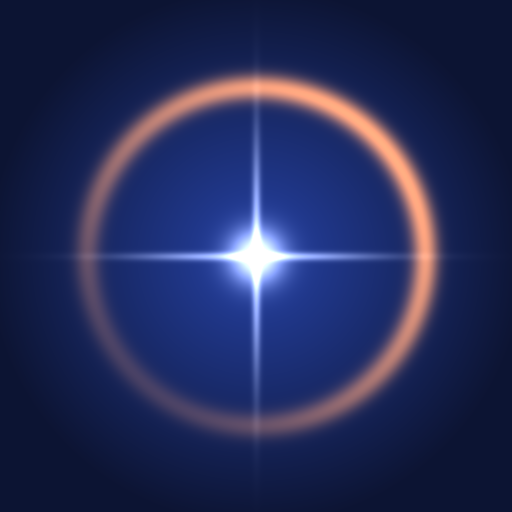
#> input picture AstroForge/Sources/packaging/astroforge.png, 512 x 512 px
$ python -i effects.py   (imports and definitions only)
#> lines starting #> are read from the running program, lines starting #| are printed output that depends on the picture
### AstroForge/Sources/astroforge/core/display.py
# -*- coding: utf-8 -*-
"""Réglages d'affichage : historique d'étirement (autostretch), histogramme."""
from __future__ import annotations
import numpy as np


def mtf(m: float, x):
    """Fonction de transfert des tons moyens (Midtones Transfer Function) :
    MTF(m, 0) = 0, MTF(m, m) = 0,5, MTF(m, 1) = 1."""
    x = np.asarray(x, np.float32)
    m = float(np.clip(m, 1e-6, 1 - 1e-6))
    return ((m - 1.0) * x) / ((2.0 * m - 1.0) * x - m)


def stf_params(img: np.ndarray, shadows_clip: float = -2.8,
               target_bg: float = 0.25) -> tuple[float, float]:
    """Paramètres d'un étirement automatique type STF : point noir =
    médiane + shadows_clip·σ (σ = 1,4826·MAD), tons moyens m choisis pour que
    la médiane du fond arrive à `target_bg`. Retourne (noir, m)."""
    a = np.asarray(img, np.float32)
    lum = a if a.ndim == 2 else a[..., :3].mean(axis=2)
    sample = lum[::max(1, lum.shape[0] // 512), ::max(1, lum.shape[1] // 512)]
    med = float(np.median(sample))
    sig = 1.4826 * float(np.median(np.abs(sample - med)))
    black = float(np.clip(med + shadows_clip * sig, 0.0, max(med - 1e-6, 0.0)))
    x0 = (med - black) / max(1.0 - black, 1e-6)
    t = float(np.clip(target_bg, 0.01, 0.99))
    if x0 <= 1e-7:
        return black, 0.5
    m = x0 * (1.0 - t) / (x0 - 2.0 * t * x0 + t)
    return black, float(np.clip(m, 1e-6, 1 - 1e-6))


def autostretch(img: np.ndarray, sigma: float = 3.0, shadows_clip: float = -2.8,
                target_bg: float = 0.25) -> np.ndarray:
    """Étirement automatique NON LINÉAIRE (esprit STF de PixInsight / Siril) :
    point noir sous le fond puis fonction de transfert des tons moyens. Le fond
    est amené à ~25 % sans écrêter les hautes lumières (cœurs de galaxies,
    étoiles). `sigma` est conservé pour compatibilité (non utilisé)."""
    a = np.asarray(img, np.float32)
    black, m = stf_params(a, shadows_clip, target_bg)
    x = np.clip((a - black) / max(1.0 - black, 1e-6), 0, 1)
    return np.clip(mtf(m, x), 0, 1).astype(np.float32)


# [6 lines left out: function histogram, not called in this run]

### AstroForge/Sources/astroforge/core/image_io.py
# -*- coding: utf-8 -*-
"""
E/S images : FITS, TIFF, PNG, JPEG, RAW (APN), vidéo SER.
Toutes les images sont converties en float32 [0..1] (mono HxW ou couleur HxWx3 RGB).
"""
from __future__ import annotations
import os
import struct
from collections.abc import Sequence

import numpy as np

BAYER_PATTERNS = ["RGGB", "BGGR", "GRBG", "GBRG"]

try:
    from astropy.io import fits as _pfits
except Exception:
    _pfits = None

try:
    import rawpy  # optionnel :lecture des RAW d'appareils photo
except Exception:
    rawpy = None

IMG_EXTENSIONS = {".fits", ".fit", ".fts", ".fz", ".tif", ".tiff", ".png", ".jpg", ".jpeg", ".bmp", ".xisf"}
RAW_EXTENSIONS = {".cr2", ".cr3", ".nef", ".arw", ".dng", ".raf", ".orf", ".rw2", ".pef", ".srw"}


# ---------------------------------------------------------------- conversions
# [37 lines left out: functions _normalize_float, _normalize_int, to_float, not called in this run]


def to_uint16(img: np.ndarray) -> np.ndarray:
    return np.clip(np.asarray(img, np.float64), 0, 1).__mul__(65535.0).astype(np.uint16)


def to_uint8(img: np.ndarray) -> np.ndarray:
    return np.clip(np.asarray(img, np.float64), 0, 1).__mul__(255.0).astype(np.uint8)


def is_color(img: np.ndarray) -> bool:
    return img.ndim == 3 and img.shape[2] >= 3


# ---------------------------------------------------------------- chargement
# [65 lines left out: functions load_image, _fits_image_hdu, read_fits, not called in this run]


def load_fits(path: str) -> np.ndarray:
    return read_fits(path)[0]


# [59 lines left out: functions fits_bayer_pattern, _read_raw, load_raw, load_cfa, _rawpattern_to_str, not called in this run]


def _cv2():
    import cv2
    return cv2


# ---------------------------------------------------------------- débayerisation
# [110 lines left out: functions debayer, _imwrite, save_image, _ser_read_strings, _ser_dtype, not called in this run]


# ColorID de la spécification SER v3 (G. Hahn) : 0 mono, 8-11 Bayer
# (RGGB, GRBG, GBRG, BGGR), 16-19 CYYM…, 100 RGB, 101 BGR.
SER_BAYER = {8: "RGGB", 9: "GRBG", 10: "GBRG", 11: "BGGR"}


# [78 lines left out: functions _ser_variants, _ser_candidate, not called in this run]


class SerFrames(Sequence):
    """Vidéo SER projetée en mémoire (np.memmap) : les frames restent sur le
    disque et sont converties en float32 [0..1] (BGR→RGB, dématriçage) à la
    demande. Une vidéo de 5 000 frames n'occupe ainsi presque pas de RAM."""

    # [14 lines left out: functions __init__, _convert, not called in this run]

    def __len__(self):
        return int(self._raw.shape[0])

    # [12 lines left out: functions __getitem__, frame_shape, not called in this run]

    @property
    def shape(self):
        return (len(self),) + self.frame_shape

    @property
    def ndim(self):
        return len(self.shape)

    @property
    def size(self):
        return int(np.prod(self.shape))

    dtype = np.dtype(np.float32)

    # [152 lines left out: functions __array__, ser_ticks_to_iso, _ser_check, load_ser, iso_to_ser_ticks, write_ser and 1 more, not called in this run]

### AstroForge/Sources/astroforge/core/effects.py
# -*- coding: utf-8 -*-
"""
Effets spéciaux : suppression de traces de satellites, fusion HDR (Mertens),
fausses couleurs (solaires).
"""
from __future__ import annotations
import numpy as np


# ------------------------------------------------------ traces de satellites
def detect_trail_mask(img: np.ndarray, min_len_frac: float = 0.25,
                      threshold: float = 8.0, width: int = 5) -> np.ndarray:
    """Détecte les lignes brillantes fines (satellites/avions) -> masque booléen.
    La détection se fait sur une copie ÉTIRÉE (données linéaires faibles
    invisibles en 8 bits brut) ; l'image elle-même n'est pas modifiée."""
    cv2 = __import__("cv2")
    from .display import autostretch
    from .image_io import to_uint8
    mono = img if img.ndim == 2 else img[..., :3].mean(axis=2)
    u8 = to_uint8(autostretch(np.asarray(mono, np.float32)))
    high = cv2.subtract(u8, cv2.medianBlur(u8, 21))
    _, th = cv2.threshold(high, 0, 255, cv2.THRESH_BINARY + cv2.THRESH_OTSU)
    lines = cv2.HoughLinesP(th, 1, np.pi / 180, threshold=int(threshold),
                            minLineLength=int(min_len_frac * min(u8.shape)),
                            maxLineGap=6)
    mask = np.zeros(u8.shape, np.uint8)
    if lines is not None:
        for x1, y1, x2, y2 in np.asarray(lines).reshape(-1, 4):
            cv2.line(mask, (int(x1), int(y1)), (int(x2), int(y2)), 255, int(width))
    return mask > 0


def remove_satellite_trails(img: np.ndarray, mask: np.ndarray | None = None,
                            **kw) -> np.ndarray:
    """Supprime les traces détectées (ou fournies par `mask`) par inpainting
    TELEA en flottant 32 bits, canal par canal. Seuls les pixels du masque
    sont remplacés : le reste de l'image est strictement inchangé."""
    cv2 = __import__("cv2")
    a = np.asarray(img, np.float32)
    m = detect_trail_mask(a, **kw) if mask is None else np.asarray(mask, bool)
    if m.shape != a.shape[:2]:
        raise ValueError(f"Masque {m.shape} ≠ image {a.shape[:2]}")
    if not m.any():
        return a.copy()
    m8 = m.astype(np.uint8) * 255
    out = a.copy()
    planes = [a] if a.ndim == 2 else [a[..., c] for c in range(a.shape[2])]
    for c, plane in enumerate(planes):
        fixed = cv2.inpaint(np.ascontiguousarray(plane), m8, 7, cv2.INPAINT_TELEA)
        if a.ndim == 2:
            out[m] = fixed[m]
        else:
            out[..., c][m] = fixed[m]
    return out


# [29 lines left out: functions remove_trails_by_median, merge_hdr, not called in this run]


# ------------------------------------------------------------- fausses couleurs
_SOLAR_RAMP = np.array([
    [0, 0, 0], [60, 20, 0], [140, 60, 0], [210, 120, 0],
    [255, 180, 20], [255, 230, 120], [255, 255, 230], [255, 255, 255]
], np.float32) / 255.0


# [11 lines left out: function _lut_from_mpl, not called in this run]


PALETTES = ["Solaire (orange)", "Inferno", "Magma", "Plasma", "Viridis", "Turbo", "Jet"]


# [20 lines left out: function apply_palette, not called in this run]

>>> import cv2
>>> picture = cv2.imread('../../packaging/astroforge.png')
#> picture is the input picture: shape (512, 512, 3); mean B, G, R 88.6, 44.2, 37
>>> result = remove_satellite_trails(picture)
#> in detect_trail_mask, `mono = img if img.ndim == 2 else img[..., :3].mean(axis=2)`:
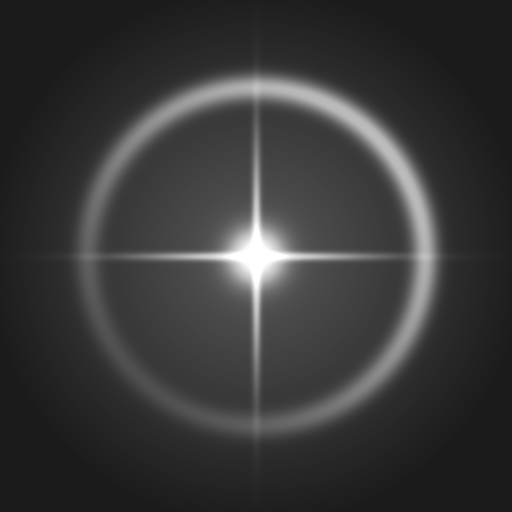
#> mono: shape (512, 512) float32; min 27.67, max 255, mean 56.6
#> in stf_params, `med = float(np.median(sample))`: med = 42.67
#> in stf_params, `sig = 1.4826 * float(np.median(np.abs(sample - med)))`: sig = 22.24
#> in stf_params, `black = float(np.clip(med + shadows_clip * sig, 0.0, max(med - 1e-6, 0..`: black = 0
#> in stf_params, `x0 = (med - black) / max(1.0 - black, 1e-6)`: x0 = 42.67
#> in stf_params, `m = x0 * (1.0 - t) / (x0 - 2.0 * t * x0 + t)`: m = 1.48
#> in autostretch, `black, m = stf_params(a, shadows_clip, target_bg)`: black = 0; m = 1
#> in autostretch, `x = np.clip((a - black) / max(1.0 - black, 1e-6), 0, 1)`: x: shape (512, 512) float32; every value is 1
#> in mtf, `return ((m - 1.0) * x) / ((2.0 * m - 1.0) * x - m)`: returned value: shape (512, 512) float32; every value is 0.987
#> in to_uint8, `return np.clip(np.asarray(img, np.float64), 0, 1).__mul__(255.0).astyp..`: returned value: shape (512, 512); every value is 251
#> in detect_trail_mask, `high = cv2.subtract(u8, cv2.medianBlur(u8, 21))`: high: shape (512, 512); every value is 0
#> in detect_trail_mask, `lines = cv2.HoughLinesP(th, 1, np.pi / 180, threshold=int(threshold), ..`: lines = None
